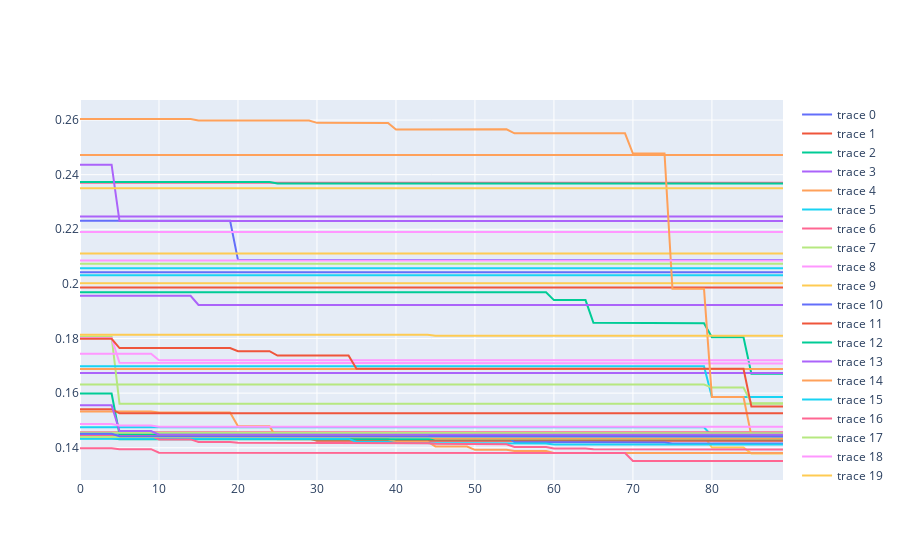

Notebook source saved alongside this figure:
### Code cell
risk_class = 5
mortality = go.Figure()

for i in range(mat.shape[0]):
    mortality.add_trace(
        go.Scatter(
            x=np.arange(90), 
            y=mat[i, risk_class, :],
            mode='lines'
        )
)
mortality.show()
